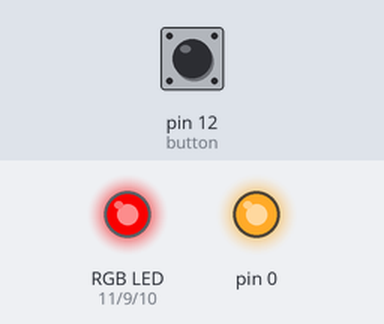
A sketch run on a simulated Arduino Uno, built with avr-gcc and run on an emulated ATmega328P. On the bench: an RGB LED mixed from three pins (HIGH = lit), output pins drawn as LEDs (lit = HIGH). The test bench sets the inputs (shaded band); at power-on: pin 12 (button) HIGH. Dim RGB values are drawn brighter than linear.

Above: at 1.25 s.
1.3 s: pin 12 (button) pulled LOW for 0.15 s
At 1.75 s:
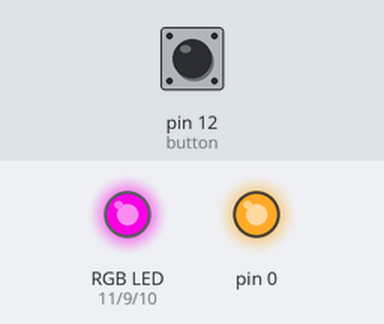
4.3 s: pin 12 (button) pulled LOW for 1 s
At 5.23 s:
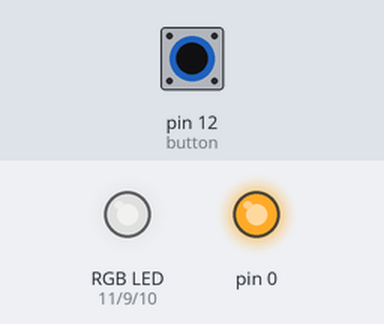
7.3 s: pin 12 (button) pulsed LOW 2 times (0.12 s each, 0.3 s apart)
At 8.68 s:
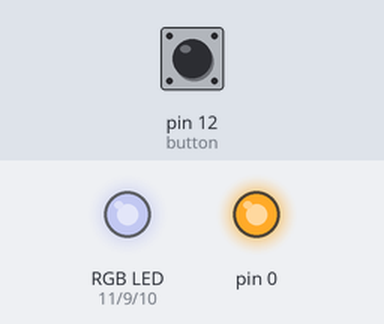
10.9 s: pin 12 (button) pulled LOW for 0.15 s
At 11.35 s:
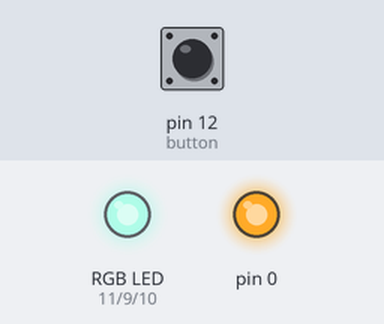
14.0 s: pin 12 (button) pulled LOW for 3.2 s
At 14.39 s:
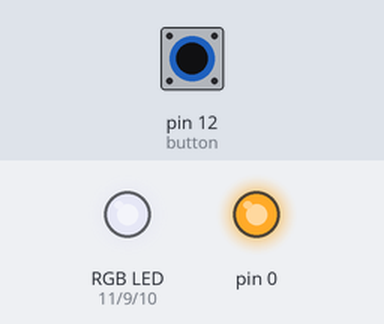
18.7 s: pin 12 (button) pulled LOW for 0.15 s
At 18.85 s:
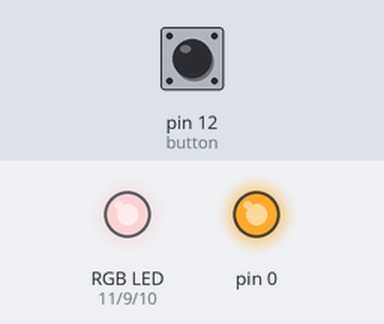
Timing chart, 0 to 22.8 s (numbered marks = the images above; inputs shaded):
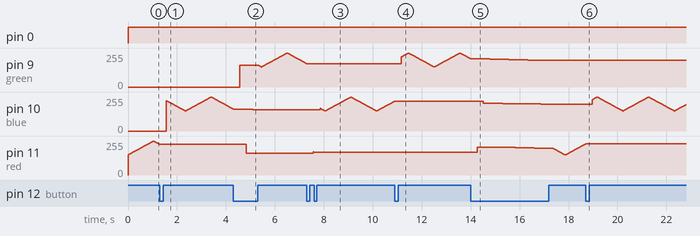

The sketch:

minecraft_ore.ino
```cpp
int red = 11;
int blue = 10;
int green = 9;
int delaytime = 10;
int button = 12;
int light;
int value;
int count = 0;
int low = 150;
int high = 255;

void setup()
{
  pinMode(red, OUTPUT);
  pinMode(blue, OUTPUT);
  pinMode(green, OUTPUT);
  pinMode(button, INPUT_PULLUP);
}

void switch_light()
{
  if (digitalRead(button) == LOW)
  {
    count += 1;
    delay(250);
  }
  if (count == 0)
  {
    light = red;
  }
  if (count == 1)
  {
    light = blue;
  }
  if (count == 2)
  {
    light = green;
  }
  if (count == 3)
  {
    light = red;
    count = 0;
  }
  return light;
}

void loop()
{
  value = low;
  for (int i = low; i < high; i += 1)
  {
    value += 1;
    analogWrite(light, value);
    switch_light(); // change light color
    delay(delaytime);
  }
  value = high;
  for (int i = high; i > low; i -= 1)
  {
    value -= 1;
    analogWrite(light, value);
    switch_light(); // change light color
    delay(delaytime);
  }
}
```

Measured:
- after the input at 1.3 s, pin 11 (red): goes on until 1.3 s, then stays 229/255
- after the input at 4.3 s, pin 11 (red): 229/255 → 162/255 after 0.53 s
- after the input at 7.3 s, pin 9 (green): goes on until 7.3 s, then stays 175/255; pin 11 (red): 162/255 → 170/255 after 0.26 s
- after the input at 14.0 s, pin 10 (blue): 225/255 → 209/255 after 0.52 s, → 206/255 0.78 s later, → 203/255 0.78 s later, → 200/255 0.78 s later; pin 11 (red): 170/255 → 210/255 after 0.26 s, → 207/255 0.78 s later, → 204/255 0.78 s later, → 201/255 0.78 s later, … (136 changes in this stretch)
- by itself, pin 11 (red): rises from 0/255 to 255/255 in 1.0 s, then falls to 230/255 in 0.25 s
